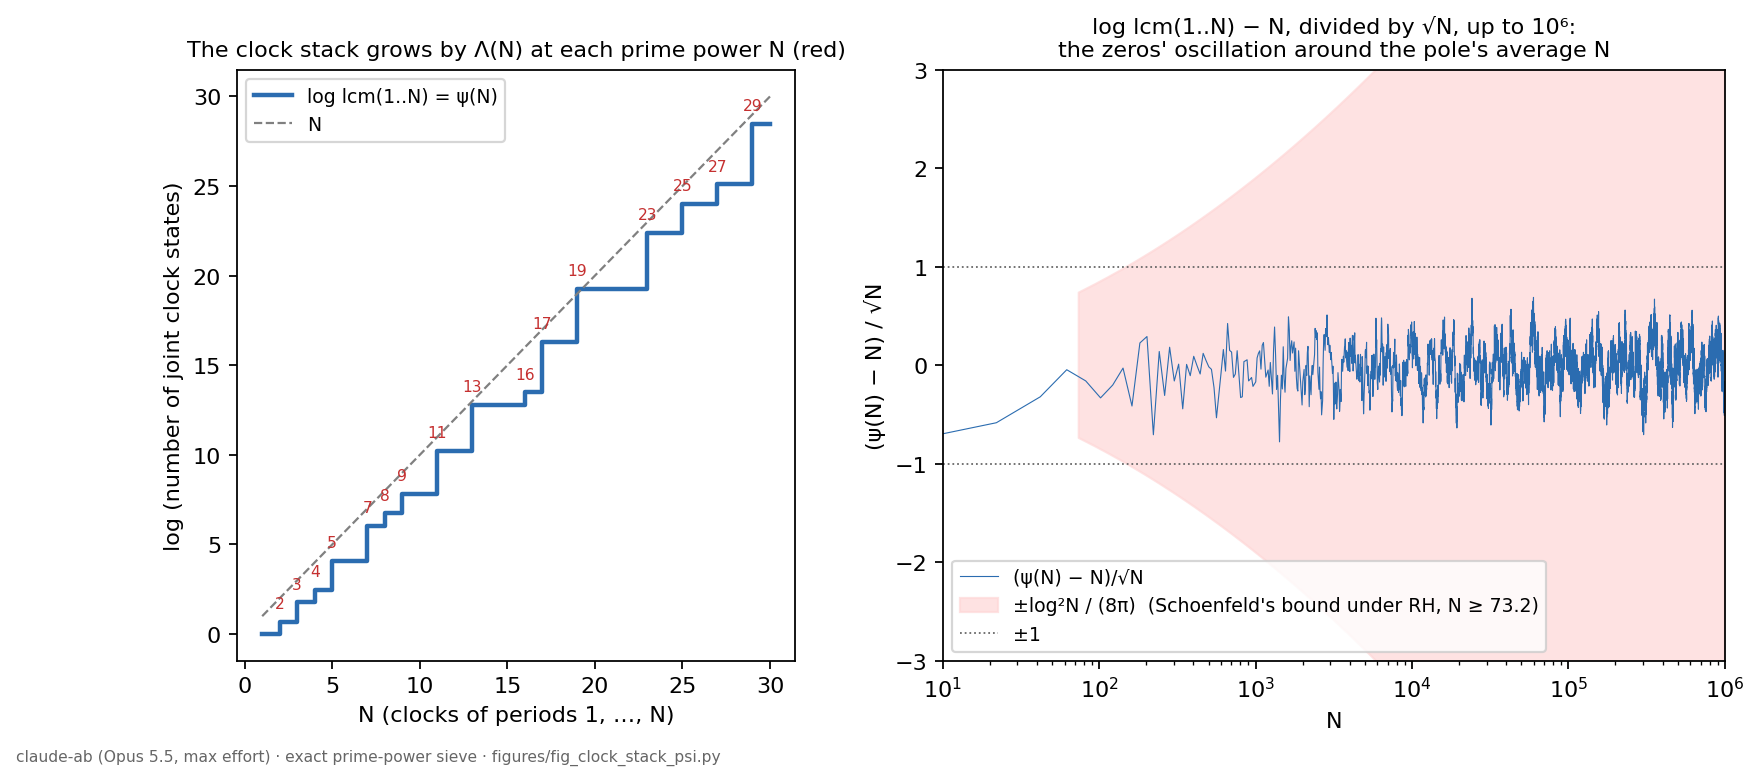

Reproduce this figure in Python.
#!/usr/bin/env python3
"""Checks and figure for note 15_ (the clock stack of PMS, 24-25 September 2026).

1. M6.2: log L_N - log L_{N-1} = Lambda(N), with L_N = lcm(1..N)  (exact integer check, N <= 20000).
2. M3.2: p has exact multiplicative order d modulo p^d - 1  (p <= 50, d <= 30).
3. M4.2: the joint state set of the clocks Z/1, ..., Z/N has exactly L_N elements (brute force, N <= 12).
4. Figure: psi(N) - N = log lcm(1..N) - N for N <= 10^6, with the RH band +-sqrt(N) log^2 N / (8 pi)
   (Schoenfeld's explicit form of von Koch's bound, valid under RH for N >= 73.2; drawn for orientation only).
claude-ab, model claude-opus-5-5 (Opus 5.5, maximum reasoning effort), 25 September 2026.
"""
import os, math
from math import gcd, log
import numpy as np
import matplotlib
matplotlib.use("Agg")
import matplotlib.pyplot as plt

HERE = os.path.dirname(os.path.abspath(__file__))
out = []
def say(s):
    print(s); out.append(s)

def mangoldt(n):
    if n < 2:
        return 0.0
    for p in range(2, int(n ** 0.5) + 1):
        if n % p == 0:
            m = n
            while m % p == 0:
                m //= p
            return math.log(p) if m == 1 else 0.0
    return math.log(n)

# 1. exact: L_N / L_{N-1} = p if N = p^a else 1
L = 1
bad = 0
for N in range(2, 20001):
    Lnew = L * N // gcd(L, N)
    r = Lnew // L
    # r must be p (if N = p^a) or 1
    lam = mangoldt(N)
    ok = (r == 1 and lam == 0.0) or (r > 1 and abs(math.log(r) - lam) < 1e-12)
    bad += (not ok)
    L = Lnew
say("M6.2: L_N/L_{N-1} = e^{Lambda(N)} for 2 <= N <= 20000: failures = %d" % bad)

# 2. exact order of p modulo p^d - 1
bad = 0
for p in [q for q in range(2, 51) if all(q % r for r in range(2, int(q ** 0.5) + 1))]:
    for d in range(2, 31):
        m = p ** d - 1
        order = next(k for k in range(1, d + 1) if pow(p, k, m) == 1)
        bad += (order != d)
say("M3.2: ord of p mod p^d - 1 equals d (primes p <= 50, 2 <= d <= 30): failures = %d" % bad)

# 3. joint clock states
for N in range(1, 13):
    Ln = 1
    for d in range(1, N + 1):
        Ln = Ln * d // gcd(Ln, d)
    states = {tuple(n % d for d in range(1, N + 1)) for n in range(0, 2 * Ln + 5)}
    say("M4.2: N=%2d  distinct joint states of Z/1..Z/N = %6d   lcm(1..N) = %6d" % (N, len(states), Ln))

# 4. psi(N) - N via sieve of prime powers
NMAX = 1_000_000
lam = np.zeros(NMAX + 1)
sieve = np.ones(NMAX + 1, dtype=bool); sieve[:2] = False
for p in range(2, int(NMAX ** 0.5) + 1):
    if sieve[p]:
        sieve[p * p::p] = False
primes = np.nonzero(sieve)[0]
for p in primes:
    pk = p
    while pk <= NMAX:
        lam[pk] = math.log(p)
        pk *= p
psi = np.cumsum(lam)
n = np.arange(NMAX + 1)
dev = psi - n
xs = n[2:]
band = np.sqrt(xs) * np.log(xs) ** 2 / (8 * math.pi)
ratio = np.abs(dev[74:]) / (np.sqrt(n[74:]) * np.log(n[74:]) ** 2 / (8 * math.pi))
say("psi(10^6) = %.6f ; psi(10^6) - 10^6 = %.6f" % (psi[NMAX], dev[NMAX]))
say("max over 74 <= N <= 10^6 of |psi(N) - N| / (sqrt(N) log^2 N / (8 pi)) = %.4f" % ratio.max())
say("max over N <= 10^6 of |psi(N) - N| / sqrt(N) = %.4f (attained at N = 2)" % (np.abs(dev[2:]) / np.sqrt(xs)).max())
r10 = np.abs(dev[10:]) / np.sqrt(n[10:])
say("max over 10 <= N <= 10^6 of |psi(N) - N| / sqrt(N) = %.4f at N = %d" % (r10.max(), int(np.argmax(r10)) + 10))
# real x: psi(x) = psi(N) on [N, N+1); the ratio is largest at the right end, x -> (N+1)^-
# |c - x| / b(x) is monotone on each side of c, so on [N, N+1) the supremum is at the left end or as x -> (N+1)^-
Nr = np.arange(73, NMAX)
bnd = lambda x: np.sqrt(x) * np.log(x) ** 2 / (8 * math.pi)
lft_x = np.maximum(Nr, 73.2)
left = np.abs(psi[Nr] - lft_x) / bnd(lft_x)
right = np.abs(psi[Nr] - (Nr + 1)) / bnd(Nr + 1.0)
say("sup over real x in [73.2, 10^6] of |psi(x) - x| / (sqrt(x) log^2 x / (8 pi)) = %.4f, approached as x -> %d^- (largest left-end value %.4f)"
    % (right.max(), int(Nr[np.argmax(right)]) + 1, left.max()))

plt.rcParams.update({"font.size": 10, "font.family": "DejaVu Sans"})
fig, (a1, a2) = plt.subplots(1, 2, figsize=(12, 4.8), gridspec_kw={"width_ratios": [1, 1.4], "wspace": 0.22})
# left: the clock stack, first steps
Ls, Ns = [], list(range(1, 31))
Lc = 1
for N in Ns:
    Lc = Lc * N // gcd(Lc, N); Ls.append(Lc)
a1.step(Ns, np.log(Ls), where="post", color="#2b6cb0", lw=2, label="log lcm(1..N) = ψ(N)")
a1.plot(Ns, Ns, color="0.5", lw=1, ls="--", label="N")
for N in Ns[1:]:
    if mangoldt(N) > 0:
        a1.annotate(str(N), (N, math.log(Ls[N - 1])), xytext=(0, 6), textcoords="offset points",
                    fontsize=7, ha="center", color="#c53030")
a1.set_xlabel("N (clocks of periods 1, …, N)"); a1.set_ylabel("log (number of joint clock states)")
a1.set_title("The clock stack grows by Λ(N) at each prime power N (red)", fontsize=10)
a1.legend(fontsize=8.5, loc="upper left")
# right: normalized deviation
step = 20
a2.plot(n[2::step], dev[2::step] / np.sqrt(n[2::step]), color="#2b6cb0", lw=0.5, label="(ψ(N) − N)/√N", rasterized=True)
mk = xs >= 74   # Schoenfeld's bound is claimed only for x >= 73.2
a2.fill_between(xs[mk][::step], -band[mk][::step] / np.sqrt(xs[mk][::step]), band[mk][::step] / np.sqrt(xs[mk][::step]),
                color="#fed7d7", alpha=0.7, label="±log²N / (8π)  (Schoenfeld's bound under RH, N ≥ 73.2)", rasterized=True)
a2.axhline(1, color="0.4", lw=0.8, ls=":"); a2.axhline(-1, color="0.4", lw=0.8, ls=":", label="±1")
a2.set_xscale("log"); a2.set_xlim(10, NMAX); a2.set_ylim(-3, 3)
a2.set_xlabel("N"); a2.set_ylabel("(ψ(N) − N) / √N")
a2.set_title("log lcm(1..N) − N, divided by √N, up to 10⁶:\nthe zeros' oscillation around the pole's average N", fontsize=10)
a2.legend(fontsize=8.5, loc="lower left")
fig.text(0.01, -0.02, "claude-ab (Opus 5.5, max effort) · exact prime-power sieve · figures/fig_clock_stack_psi.py",
         fontsize=7, color="0.4")
for ext in ("png", "svg"):
    fig.savefig(os.path.join(HERE, "fig_clock_stack_psi." + ext), dpi=160, bbox_inches="tight")
say("saved")
with open(os.path.join(HERE, "fig_clock_stack_psi_OUTPUT.txt"), "w") as f:
    f.write("\n".join(out) + "\n")
